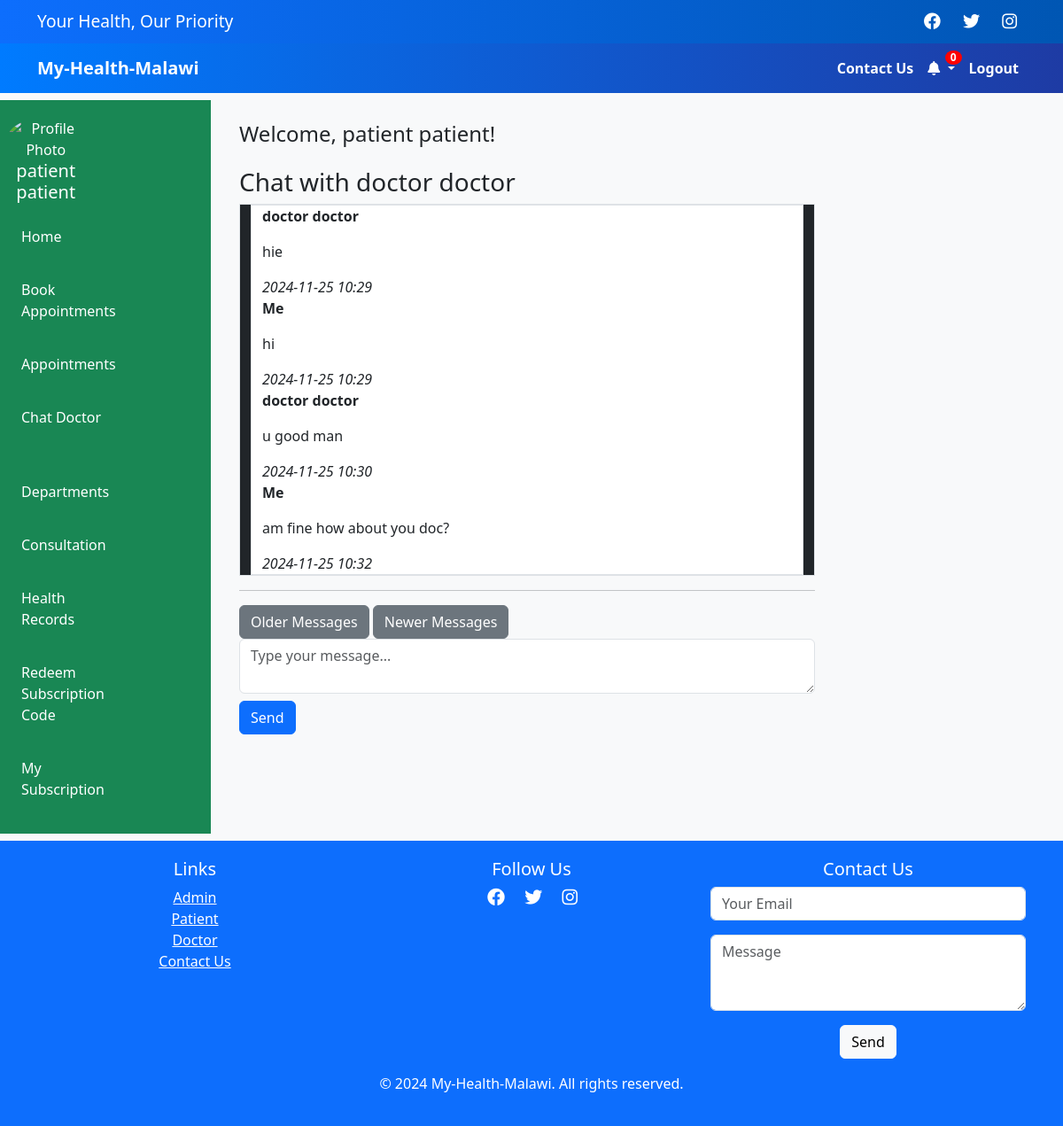
Screenshot of /chat/5/?page=3 (signed in) with the database file from the repository.
### accounts/models.py (models this page shows, shortened)
class User(AbstractBaseUser, PermissionsMixin):
    ADMIN = 1
    DOCTOR = 2
    PATIENT = 3
    ROLE_CHOICE = (
        ('patient', 'Patient'),
        ('doctor', 'Doctor'),
        ('hospital_admin', 'Hospital Admin'),
        ('superuser', 'Superuser'),
    )
    first_name = models.CharField(max_length=50)
    last_name = models.CharField(max_length=50)
    username = models.CharField(max_length=50, unique=True)  # Optional if using email
    email = models.EmailField(unique=True)  # Required for email authentication
    profile_photo = models.ImageField(upload_to='profile_photos/', null=True, blank=True)
    phone_number = models.CharField(max_length=30, blank=True)
    role = models.CharField(max_length=50,choices=ROLE_CHOICE, blank=True, default='patient')
    date_joined = models.DateTimeField(auto_now_add=True)
    last_login = models.DateTimeField(auto_now_add=True)
    created_date = models.DateTimeField(auto_now_add=True)
    modified_date = models.DateTimeField(auto_now_add=True)
    is_active = models.BooleanField(default=False)
    is_admin = models.BooleanField(default=False)
    is_superuser = models.BooleanField(default=False)
    is_staff = models.BooleanField(default=False)
    is_hospital = models.BooleanField(default=False)
    is_doctor = models.BooleanField(default=False)
    is_patient = models.BooleanField(default=False)
    USERNAME_FIELD = 'email'
    REQUIRED_FIELDS = ['first_name', 'last_name', 'username']
    objects = CustomUserManager()
    def get_full_name(self):
        return f"{self.first_name} {self.last_name}".strip()

### chat/models.py (models this page shows, shortened)
class Message(models.Model):
    sender = models.ForeignKey(
        settings.AUTH_USER_MODEL,
        on_delete=models.CASCADE,
        related_name='sent_messages'
    )
    recipient = models.ForeignKey(
        settings.AUTH_USER_MODEL,
        on_delete=models.CASCADE,
        related_name='received_messages'
    )
    message_text = models.TextField()
    timestamp = models.DateTimeField(auto_now_add=True)

### chat/views.py (the view)
# urls.py: path('<int:recipient_id>/', views.chat_view, name='chat_view'),
@login_required
def chat_view(request, recipient_id):
    recipient = get_object_or_404(User, id=recipient_id)
    recipient_role = recipient.role
    all_messages = Message.objects.filter(
        sender=request.user, recipient=recipient
    ) | Message.objects.filter(
        sender=recipient, recipient=request.user
    ).order_by('timestamp')
    paginator = Paginator(all_messages, 4)  # Show 4 messages per page
    page_number = request.GET.get('page', paginator.num_pages)  # Default to the last page
    messages = paginator.get_page(page_number)
    if request.method == 'POST':
        form = MessageForm(request.POST)
        if form.is_valid():
            message = form.save(commit=False)
            message.sender = request.user
            message.recipient = recipient
            message.save()
            return redirect('chat:chat_view', recipient_id=recipient.id)
    else:
        form = MessageForm()
    template = 'chat_patient_view.html' if recipient_role == 'doctor' else 'chat_doctor_view.html'
    return render(request, template, {
        'recipient': recipient,
        'messages': messages,  # Paginated messages
        'form': form,
        'paginator': paginator,  # Paginator object to handle pagination in the template
    })

### chat/forms.py
class MessageForm(forms.ModelForm):
    class Meta:
        model = Message
        fields = ['message_text']  # Adjust field names to match your model
        widgets = {
            'message_text': forms.Textarea(attrs={'rows': 3, 'placeholder': 'Type your message here...'}),
        }

### chat/templates/chat_patient_view.html (shortened to what this page needs)
{% extends 'patient_dashboard.html' %}
{% block content_dash %}
<h3 class="text-dark">Chat with {{ recipient.get_full_name }}</h3>
<div class="container bg-dark bordered border">
    <div class="chat-box container bg-white bordered border" id="chat-box">
        {% for message in messages %}
            <div class="message {% if message.sender == request.user %}sent{% else %}received{% endif %}">
                <p><strong>
                    {% if message.sender == request.user %}
                        Me
                    {% else %}
                        {{ message.sender.get_full_name }}
                    {% endif %}
                </strong></p>
                <p>{{ message.message_text }}</p>
                <i class="timestamp">{{ message.timestamp|date:"Y-m-d H:i" }}</i>
            </div>
        {% endfor %}
    </div>
</div>
<hr>
<div class="pagination-controls">
    {% if messages.has_previous %}
        <a href="?page={{ messages.previous_page_number }}" class="btn btn-secondary">Older Messages</a>
    {% endif %}
    {% if messages.has_next %}
        <a href="?page={{ messages.next_page_number }}" class="btn btn-secondary">Newer Messages</a>
    {% endif %}
</div>
<form id="chat-form">
    <textarea id="message-input" rows="2" placeholder="Type your message..." class="form-control"></textarea>
    <button type="submit" class="btn btn-primary mt-2">Send</button>
</form>
{% endblock %}

### templates/dashboard_base.html
{% extends 'layout.html' %}
{% block content %}
<div class='row mt-2 mb-2'>
<div class="sidebar bg-success">
    <div class='col-5'>
    <div class="profile">
        <img src="{{ user.get_profile_photo }}" alt="Profile Photo">
        <h5>{{ user.get_full_name }}</h5>
    </div>
    <nav class="nav flex-column">
        {% block sidebar %}{% endblock %}
    </nav>
</div>
</div>
<div class='col-7'>
<div class="content">
    <div class="content-header">
        {% block header %}Welcome, {{ user.get_full_name }}!{% endblock %}
    </div>
    {% block content_dash %}{% endblock %}
</div>
</div>
</div>
{% endblock  %}

### templates/layout.html (style rules this page uses)
body { background-color: #f8f9fa; }
.sidebar { background-color: #0d6efd; color: white; width: 250px; padding: 20px; }
.sidebar .profile { text-align: center; }
.sidebar .profile img { border-radius: 50%; width: 100px; height: 100px; }
.content { flex-grow: 1; padding: 20px; overflow-y: auto; }
.content-header { font-size: 1.5rem; margin-bottom: 20px; }

### rows the page displays
User: get_full_name "patient patient"
User: get_full_name "doctor doctor"
Message: sender.get_full_name "doctor doctor", message_text "hie", timestamp "2024-11-25 10:29"
Message: shows "Me", message_text "hi", timestamp "2024-11-25 10:29"
Message: sender.get_full_name "doctor doctor", message_text "u good man", timestamp "2024-11-25 10:30"
Message: shows "Me", message_text "am fine how about you doc?", timestamp "2024-11-25 10:32"
